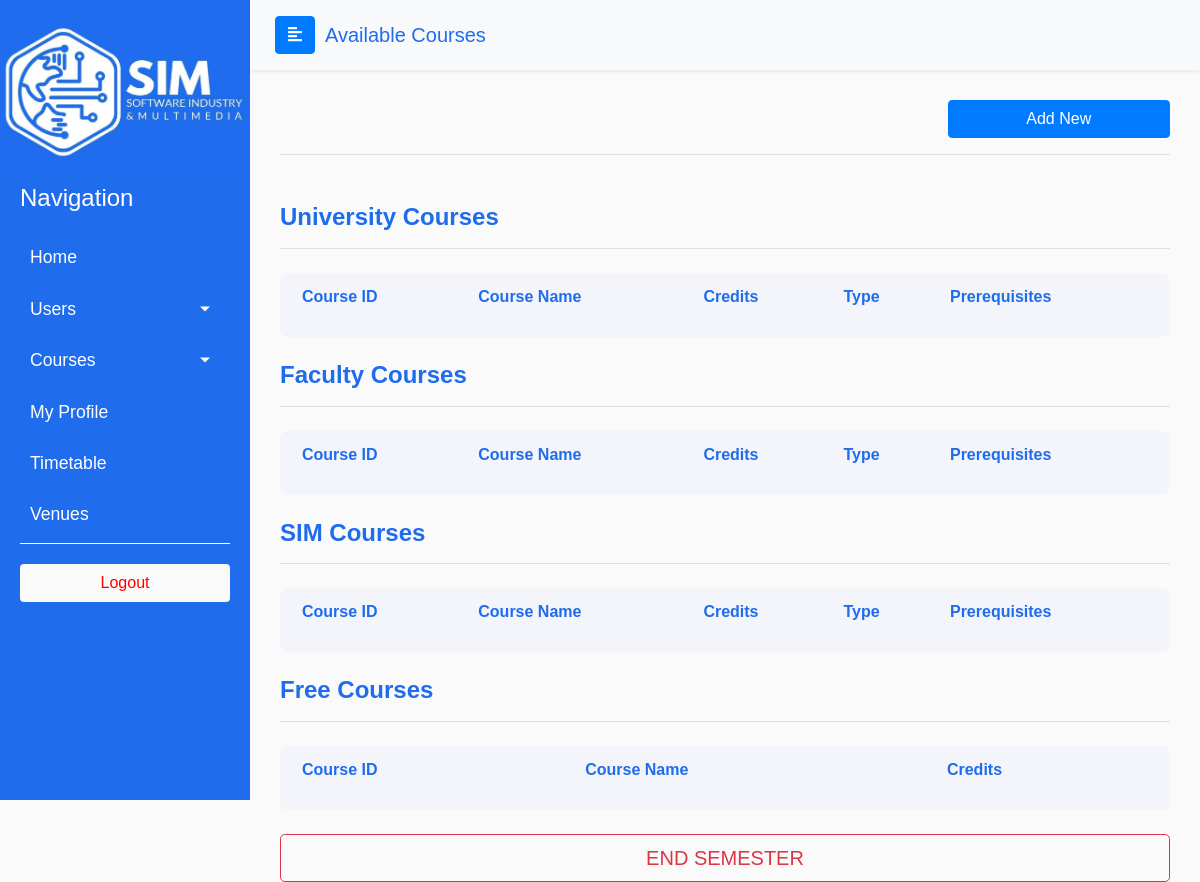
The app's page /admin/available_courses_t.php, older data.
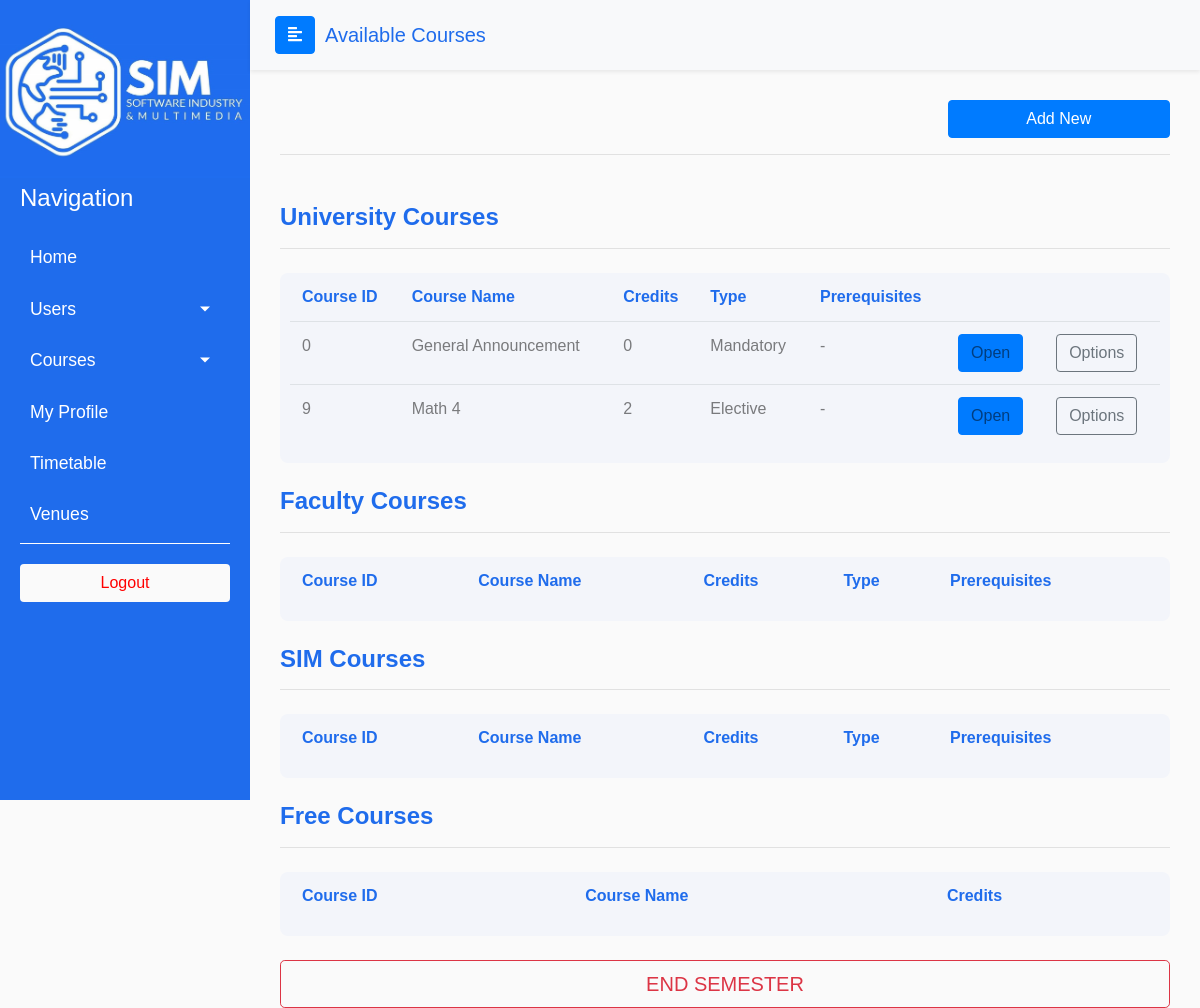
The same page, newer data.
### tables this page shows
CREATE TABLE `courses` (
  `course_id` int(12) NOT NULL,
  `name` varchar(255) NOT NULL,
  `credits` int(11) NOT NULL,
  `has_preq` tinyint(1) DEFAULT NULL,
  `has_labs` tinyint(1) DEFAULT NULL,
  `has_practical` tinyint(1) DEFAULT NULL,
  `category` varchar(20) NOT NULL DEFAULT 'university',
  `elective` varchar(5) NOT NULL DEFAULT 'no'
);

### includes/Admin/sas/functions.php (called while the page is built, shortened)
<?php
include_once dirname(__FILE__, 2) . "\\utils\\iniclude_utils_files.php";
function getAvailableCourses($category)
{
    global $conn;
    $query = "SELECT c.* FROM courses c
    LEFT JOIN open_courses oc ON oc.course_id = c.course_id
     WHERE c.category='{$category}' AND oc.course_id IS NULL";
    $query_result = mysqli_query($conn, $query);
    return $query_result;
}
function getCoursePrerequisite($courseId)
{
    global $conn;
    $prerequisite = "-";
    $preq_query = "SELECT name from prerequisites p
    INNER JOIN courses c on p.prerequisite_id = c.course_id
    WHERE p.id_course = $courseId";
    $preq_query_result = mysqli_query($conn, $preq_query);
    return $prerequisite;
}

### admin/available_courses_t.php (the view, shortened to what this page needs)
<?php
include "../includes/functions.php";
include dirname(__FILE__, 2) . "\\includes\\Admin\\sas\\functions.php";
?>
<!DOCTYPE html>
<html>
<head>
  <?php include "../includes/bootstrap_styles_start.php"; ?>
  <link rel="stylesheet" href="css/available_courses.css">
  <link rel="stylesheet" href="css/table.css">
</head>
<body>
  <div class="wrapper">
    <?php include "../includes/admin_sidebar.php"; ?>
    <div id="content">
      <nav class="navbar navbar-expand-lg sticky-top navbar-light bg-light shadow-sm">
        <div class="container-fluid">
        <button type="button" id="sidebarCollapse" class="btn btn-primary">
          <i class="fas fa-align-left"></i>
        </button>
        <a class="navbar-brand" id="page-title" href="#">Available Courses</a>
      </nav>
      <div class="page-body">
        <div class="container-fluid">
          <div class="row justify-content-end">
              <a href="add_new_course.php" class=" btn btn-primary btn-block w-25 ml-auto">Add New</a>
          </div>
        </div>
        <hr class="mb-4">
        <br>
        <h4 class="font-weight-bold" style=" color:rgb(31,108,236);">University Courses</h4>
        <hr class="mb-4">
        <div class="table-container table-responsive">
          <table class="table">
            <thead>
              <tr>
                <th scope="col">Course ID</th>
                <th scope="col">Course Name</th>
                <th scope="col">Credits</th>
                <th scope="col">Type</th>
                <th scope="col">Prerequisites</th>
              </tr>
            </thead>
            <tbody>
              <?php
                $university_courses = getAvailableCourses('university');
                while ($row = mysqli_fetch_assoc($university_courses)) {
                  $cname = $row['name'];
                  $id = $row['course_id'];
                  $credits = $row['credits'];
                  $type = $row['elective'] == "yes" ? "Elective" : "Mandatory";
                  $prerequisite = getCoursePrerequisite($id);
              ?>
                <tr>
                  <td><?php echo $id ?></td>
                  <td><?php echo $cname ?></td>
                  <td><?php echo $credits ?></td>
                  <td><?php echo $type ?></td>
                  <td><?php echo $prerequisite ?></td>
                  <td><a data-id='<?php echo $id ?>' class='btn btn-primary launch-modal' data-toggle='modal' data-target='#modalContactForm'>Open</a></td>
                  <td><a href='edit_course.php?course_id=<?php echo $id ?>' class='btn btn-outline-secondary'>Options</a></td>
                </tr>
              <?php } ?>
            </tbody>
          </table>
        </div>
        <br>
        <h4 class="font-weight-bold" style=" color:rgb(31,108,236);">Faculty Courses</h4>
        <hr class="mb-4">
        <div class="table-container table-responsive">
          <table class="table">
            <thead>
              <tr>
                <th scope="col">Course ID</th>
                <th scope="col">Course Name</th>
                <th scope="col">Credits</th>
                <th scope="col">Type</th>
                <th scope="col">Prerequisites</th>
              </tr>
            </thead>
          </table>
        </div>
        <br>
        <h4 class="font-weight-bold" style=" color:rgb(31,108,236);">SIM Courses</h4>
        <hr class="mb-4">
        <div class="table-container table-responsive">
          <table class="table">
            <thead>
              <tr>
                <th scope="col">Course ID</th>
                <th scope="col">Course Name</th>
                <th scope="col">Credits</th>
                <th scope="col">Type</th>
                <th scope="col">Prerequisites</th>
              </tr>
            </thead>
          </table>
        </div>
        <br>
        <h4 class="font-weight-bold" style=" color:rgb(31,108,236);">Free Courses</h4>
        <hr class="mb-4">
        <div class="table-container table-responsive">
          <table class="table">
            <thead>
              <tr>
                <th scope="col">Course ID</th>
                <th scope="col">Course Name</th>
                <th scope="col">Credits</th>
              </tr>
            </thead>
          </table>
        </div>
        <br>
        <a href="end_semester.php" class="btn btn-outline-danger btn-lg btn-block">END SEMESTER</a>
      </div>
    </div>
  </div>
</body>
</html>

Row changes from the older to the newer data that the page shows:
added courses: course_id "0", name "General Announcement", credits "0", elective "Mandatory", prerequisite "-"
added courses: course_id "9", name "Math 4", credits "2", elective "Elective", prerequisite "-"
